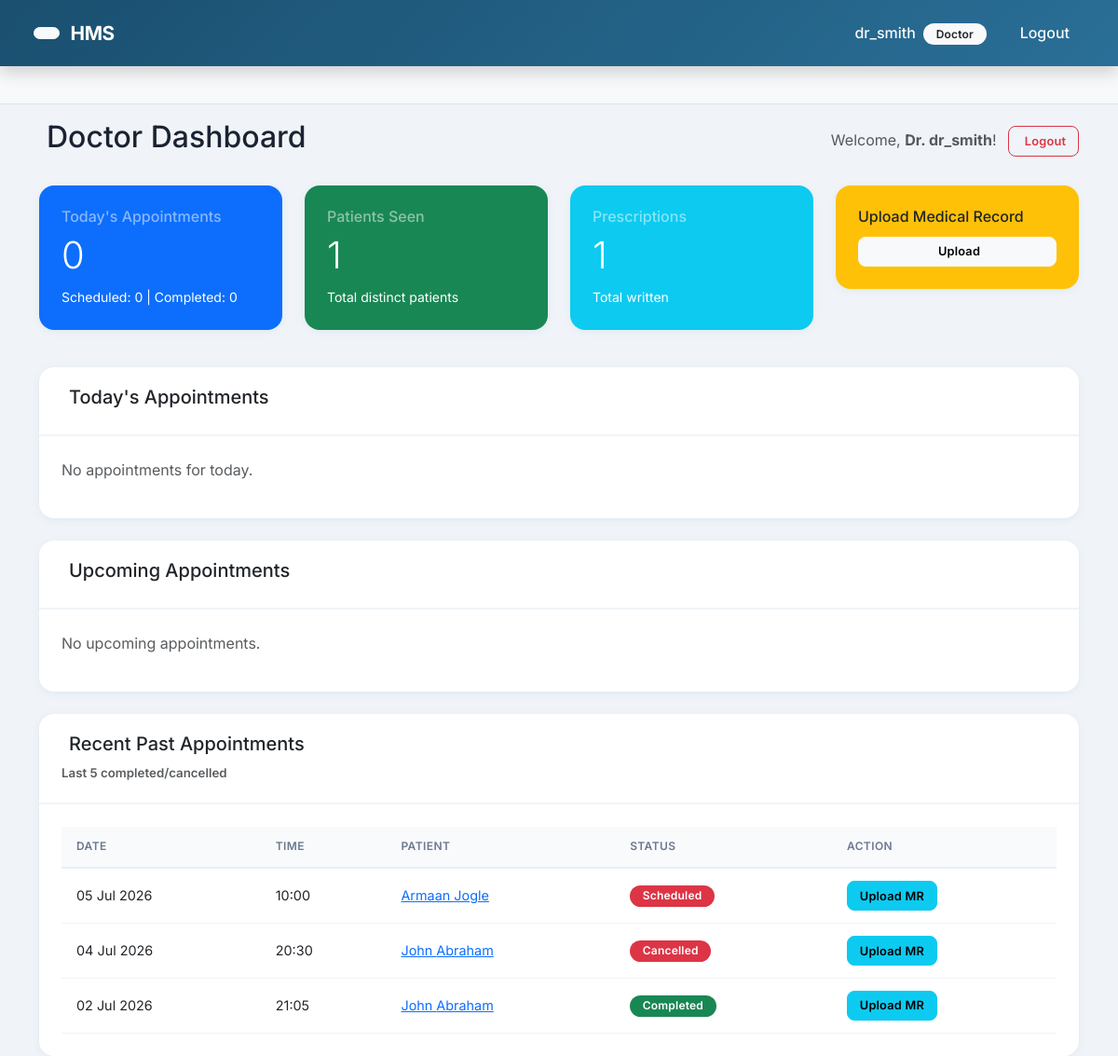
Page /doctor-dashboard/ (signed in) on the earlier database version.
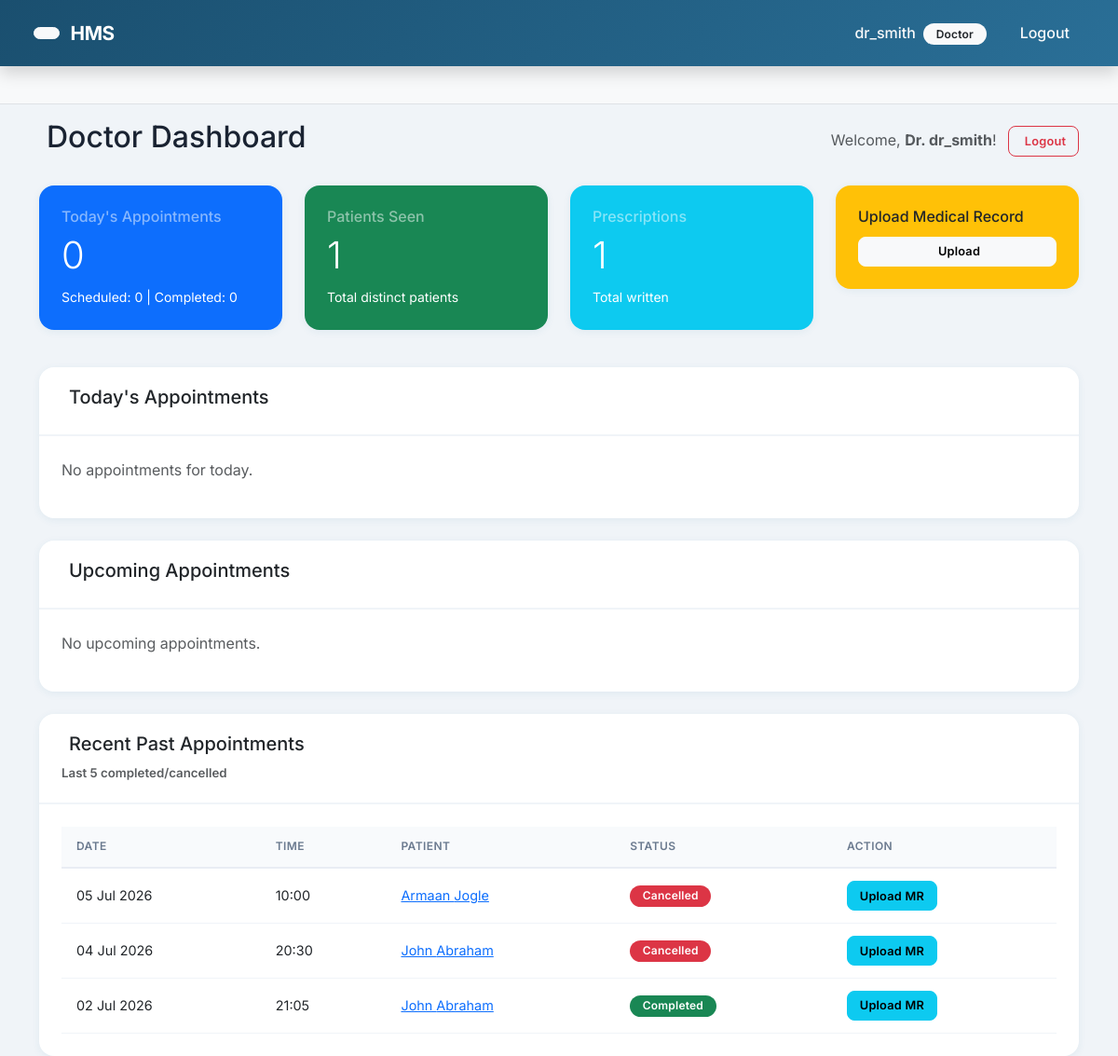
Same page on the later database version.
### appointments/models.py (models this page shows, shortened)
class Appointment(models.Model):
    STATUS_CHOICES = (
        ('Scheduled', 'Scheduled'),
        ('Completed', 'Completed'),
        ('Cancelled', 'Cancelled'),
    )
    appointment_id = models.AutoField(primary_key=True)
    patient = models.ForeignKey(Patient, on_delete=models.CASCADE, related_name='appointments')
    doctor = models.ForeignKey(Doctor, on_delete=models.CASCADE, related_name='appointments')
    appointment_date = models.DateField()
    appointment_time = models.TimeField()
    status = models.CharField(max_length=20, choices=STATUS_CHOICES, default='Scheduled')
    remarks = models.TextField(blank=True, null=True)
    class Meta:
        ordering = ['appointment_date', 'appointment_time']

### patients/models.py (models this page shows, shortened)
class Patient(models.Model):
    GENDER_CHOICES = (
        ('M', 'Male'),
        ('F', 'Female'),
        ('O', 'Other'),
    )
    BLOOD_GROUP_CHOICES = (
        ('A+', 'A+'), ('A-', 'A-'),
        ('B+', 'B+'), ('B-', 'B-'),
        ('AB+', 'AB+'), ('AB-', 'AB-'),
        ('O+', 'O+'), ('O-', 'O-'),
    )
    patient_id = models.AutoField(primary_key=True)
    user = models.OneToOneField(User, on_delete=models.CASCADE, related_name='patient_profile')
    first_name = models.CharField(max_length=50)
    last_name = models.CharField(max_length=50)
    gender = models.CharField(max_length=1, choices=GENDER_CHOICES)
    age = models.PositiveIntegerField()
    blood_group = models.CharField(max_length=3, choices=BLOOD_GROUP_CHOICES, blank=True, null=True)
    email = models.EmailField(unique=True)
    phone = models.CharField(max_length=15)
    address = models.TextField(blank=True, null=True)
    profile_image = models.ImageField(upload_to='patient_profiles/', blank=True, null=True)
    created_at = models.DateTimeField(auto_now_add=True)
    class Meta:
        ordering = ['-created_at']

### accounts/views.py (the view)
# urls.py: path('doctor-dashboard/', views.doctor_dashboard, name='doctor_dashboard'),
@login_required
def doctor_dashboard(request):
    try:
        doctor = Doctor.objects.get(user=request.user)
    except Doctor.DoesNotExist:
        context = {
            'role': 'Doctor',
            'has_doctor_profile': False,
        }
        return render(request, 'dashboards/doctor_dashboard.html', context)
    today = date.today()
    today_appointments = Appointment.objects.filter(
        doctor=doctor,
        appointment_date=today
    ).select_related('patient').order_by('appointment_time')
    upcoming_appointments = Appointment.objects.filter(
        doctor=doctor,
        appointment_date__gt=today,
        status='Scheduled'
    ).select_related('patient').order_by('appointment_date', 'appointment_time')
    past_appointments = Appointment.objects.filter(
        doctor=doctor,
        appointment_date__lt=today
    ).select_related('patient').order_by('-appointment_date')
    total_patients_seen = Appointment.objects.filter(
        doctor=doctor,
        status='Completed'
    ).values('patient').distinct().count()
    today_scheduled = today_appointments.filter(status='Scheduled').count()
    today_completed = today_appointments.filter(status='Completed').count()
    today_cancelled = today_appointments.filter(status='Cancelled').count()
    prescriptions_count = Prescription.objects.filter(
        appointment__doctor=doctor
    ).count()
    context = {
        'role': 'Doctor',
        'doctor': doctor,
        'has_doctor_profile': True,
        'today_appointments': today_appointments,
        'upcoming_appointments': upcoming_appointments[:5],
        'past_appointments': past_appointments[:5],
        'total_patients_seen': total_patients_seen,
        'today_scheduled': today_scheduled,
        'today_completed': today_completed,
        'today_cancelled': today_cancelled,
        'prescriptions_count': prescriptions_count,
        'today': today,
    }
    return render(request, 'dashboards/doctor_dashboard.html', context)

### templates/dashboards/doctor_dashboard.html (shortened to what the changed rows need)
{% extends 'base.html' %}
{% load static %}
{% block content %}
<div class="d-flex justify-content-between align-items-center mb-4">
    <h2>Doctor Dashboard</h2>
</div>
{% if not has_doctor_profile %}
<div class="alert alert-warning">
    <i class="fas fa-exclamation-triangle me-2"></i>
    Your account is not linked to a doctor profile. Please contact the hospital admin.
</div>
{% else %}
<div class="row mb-4">
    <div class="col-md-3 col-sm-6 mb-3">
        <div class="card bg-primary text-white">
            <div class="card-body">
                <h2 class="display-6">{{ today_appointments|length }}</h2>
            </div>
        </div>
    </div>
    <div class="col-md-3 col-sm-6 mb-3">
        <div class="card bg-success text-white">
            <div class="card-body">
                <h2 class="display-6">{{ total_patients_seen }}</h2>
            </div>
        </div>
    </div>
    <div class="col-md-3 col-sm-6 mb-3">
        <div class="card bg-info text-white">
            <div class="card-body">
                <h2 class="display-6">{{ prescriptions_count }}</h2>
            </div>
        </div>
    </div>
</div>
<div class="row">
    <div class="col-12">
        <div class="card">
            <div class="card-body">
                {% if past_appointments %}
                    <div class="table-responsive">
                        <table class="table table-hover">
                            <thead>
                                <tr>
                                    <th>Date</th>
                                    <th>Time</th>
                                    <th>Patient</th>
                                    <th>Status</th>
                                    <th>Action</th>
                                </tr>
                            </thead>
                            <tbody>
                                {% for appt in past_appointments %}
                                <tr>
                                    <td>{{ appt.appointment_date|date:"d M Y" }}</td>
                                    <td>{{ appt.appointment_time|time:"H:i" }}</td>
                                    <td>
                                        <a href="{% url 'doctors:patient_history' appt.patient.pk %}">
                                            {{ appt.patient.first_name }} {{ appt.patient.last_name }}
                                        </a>
                                    </td>
                                    <td>
                                        <span class="badge {% if appt.status == 'Completed' %}bg-success{% else %}bg-danger{% endif %}">
                                            {{ appt.status }}
                                        </span>
                                    </td>
                                    <td>
                                        <a href="{% url 'medical_records:upload_record' %}?patient={{ appt.patient.pk }}" class="btn btn-sm btn-info">
                                             Upload MR
                                        </a>
                                    </td>
                                </tr>
                                {% endfor %}
                            </tbody>
                        </table>
                    </div>
                {% else %}
                    <p class="text-muted">No past appointments.</p>
                {% endif %}
            </div>
        </div>
    </div>
</div>
{% endif %}
{% endblock %}

Differences in the rows shown:
changed Appointment "05 Jul 2026": status "Scheduled" → "Cancelled"
